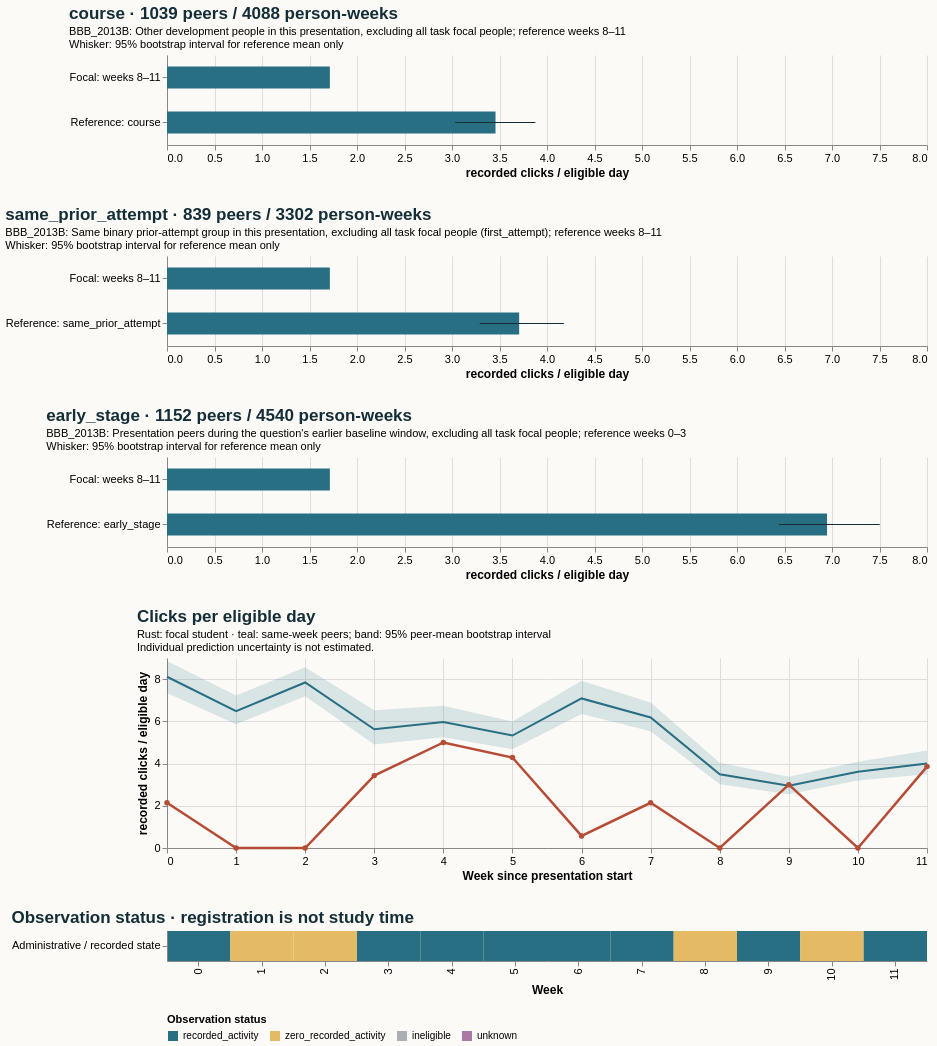

Write a Vega-Lite specification for this figure.
### Vega-Lite specification from a JSON file in a GitHub repository (floating-point values rounded to 4 significant figures)
{"$schema": "https://vega.github.io/schema/vega-lite/v5.20.1.json", "config": {"axis": {"labelFontSize": 11, "titleFontSize": 12}, "background": "#fbfaf7", "font": "sans-serif", "title": {"anchor": "start", "color": "#142e38", "fontSize": 17, "subtitleFontSize": 11}, "view": {"continuousHeight": 300, "continuousWidth": 300, "stroke": null}}, "datasets": {"data-29a53b1051da87e6fde55f6f5033cc2b": [{"hi": null, "lo": null, "series": "Focal: weeks 8–11", "value": 1.714}, {"hi": 3.878, "lo": 3.033, "series": "Reference: course", "value": 3.458}], "data-57c35530b742ebbbc72c6e134c78f055": [{"eligible_days": 7.0, "end_day": 6, "logging_completeness": "unknown", "observation_status": "recorded_activity", "row": "Administrative / recorded state", "score_status": "withheld_release_time_unknown", "start_day": 0, "value": 2.143, "week": 0}, {"eligible_days": 7.0, "end_day": 13, "logging_completeness": "unknown", "observation_status": "zero_recorded_activity", "row": "Administrative / recorded state", "score_status": "withheld_release_time_unknown", "start_day": 7, "value": 0.0, "week": 1}, {"eligible_days": 7.0, "end_day": 20, "logging_completeness": "unknown", "observation_status": "zero_recorded_activity", "row": "Administrative / recorded state", "score_status": "withheld_release_time_unknown", "start_day": 14, "value": 0.0, "week": 2}, {"eligible_days": 7.0, "end_day": 27, "logging_completeness": "unknown", "observation_status": "recorded_activity", "row": "Administrative / recorded state", "score_status": "withheld_release_time_unknown", "start_day": 21, "value": 3.429, "week": 3}, {"eligible_days": 7.0, "end_day": 34, "logging_completeness": "unknown", "observation_status": "recorded_activity", "row": "Administrative / recorded state", "score_status": "withheld_release_time_unknown", "start_day": 28, "value": 5.0, "week": 4}, {"eligible_days": 7.0, "end_day": 41, "logging_completeness": "unknown", "observation_status": "recorded_activity", "row": "Administrative / recorded state", "score_status": "withheld_release_time_unknown", "start_day": 35, "value": 4.286, "week": 5}, {"eligible_days": 7.0, "end_day": 48, "logging_completeness": "unknown", "observation_status": "recorded_activity", "row": "Administrative / recorded state", "score_status": "withheld_release_time_unknown", "start_day": 42, "value": 0.5714, "week": 6}, {"eligible_days": 7.0, "end_day": 55, "logging_completeness": "unknown", "observation_status": "recorded_activity", "row": "Administrative / recorded state", "score_status": "withheld_release_time_unknown", "start_day": 49, "value": 2.143, "week": 7}, {"eligible_days": 7.0, "end_day": 62, "logging_completeness": "unknown", "observation_status": "zero_recorded_activity", "row": "Administrative / recorded state", "score_status": "withheld_release_time_unknown", "start_day": 56, "value": 0.0, "week": 8}, {"eligible_days": 7.0, "end_day": 69, "logging_completeness": "unknown", "observation_status": "recorded_activity", "row": "Administrative / recorded state", "score_status": "withheld_release_time_unknown", "start_day": 63, "value": 3.0, "week": 9}, {"eligible_days": 7.0, "end_day": 76, "logging_completeness": "unknown", "observation_status": "zero_recorded_activity", "row": "Administrative / recorded state", "score_status": "withheld_release_time_unknown", "start_day": 70, "value": 0.0, "week": 10}, {"eligible_days": 7.0, "end_day": 83, "logging_completeness": "unknown", "observation_status": "recorded_activity", "row": "Administrative / recorded state", "score_status": "withheld_release_time_unknown", "start_day": 77, "value": 3.857, "week": 11}], "data-924b58c1f5999351d528d166a9e4647a": [{"end_day": 6, "focal_value": 2.143, "peer_ci_high": 8.853, "peer_ci_low": 7.347, "peer_mean": 8.112, "peer_observations": 1151, "peer_people": 1151, "reference": "course", "unit": "recorded clicks / eligible day", "week": 0}, {"end_day": 13, "focal_value": 0.0, "peer_ci_high": 7.22, "peer_ci_low": 5.868, "peer_mean": 6.478, "peer_observations": 1144, "peer_people": 1144, "reference": "course", "unit": "recorded clicks / eligible day", "week": 1}, {"end_day": 20, "focal_value": 0.0, "peer_ci_high": 8.565, "peer_ci_low": 7.185, "peer_mean": 7.84, "peer_observations": 1126, "peer_people": 1126, "reference": "course", "unit": "recorded clicks / eligible day", "week": 2}, {"end_day": 27, "focal_value": 3.429, "peer_ci_high": 6.52, "peer_ci_low": 4.898, "peer_mean": 5.624, "peer_observations": 1119, "peer_people": 1119, "reference": "course", "unit": "recorded clicks / eligible day", "week": 3}, {"end_day": 34, "focal_value": 5.0, "peer_ci_high": 6.743, "peer_ci_low": 5.251, "peer_mean": 5.963, "peer_observations": 1082, "peer_people": 1082, "reference": "course", "unit": "recorded clicks / eligible day", "week": 4}, {"end_day": 41, "focal_value": 4.286, "peer_ci_high": 5.989, "peer_ci_low": 4.679, "peer_mean": 5.327, "peer_observations": 1075, "peer_people": 1075, "reference": "course", "unit": "recorded clicks / eligible day", "week": 5}, {"end_day": 48, "focal_value": 0.5714, "peer_ci_high": 7.925, "peer_ci_low": 6.352, "peer_mean": 7.085, "peer_observations": 1065, "peer_people": 1065, "reference": "course", "unit": "recorded clicks / eligible day", "week": 6}, {"end_day": 55, "focal_value": 2.143, "peer_ci_high": 6.889, "peer_ci_low": 5.527, "peer_mean": 6.182, "peer_observations": 1049, "peer_people": 1049, "reference": "course", "unit": "recorded clicks / eligible day", "week": 7}, {"end_day": 62, "focal_value": 0.0, "peer_ci_high": 4.035, "peer_ci_low": 3.018, "peer_mean": 3.491, "peer_observations": 1039, "peer_people": 1039, "reference": "course", "unit": "recorded clicks / eligible day", "week": 8}, {"end_day": 69, "focal_value": 3.0, "peer_ci_high": 3.37, "peer_ci_low": 2.55, "peer_mean": 2.947, "peer_observations": 1022, "peer_people": 1022, "reference": "course", "unit": "recorded clicks / eligible day", "week": 9}, {"end_day": 76, "focal_value": 0.0, "peer_ci_high": 4.08, "peer_ci_low": 3.195, "peer_mean": 3.615, "peer_observations": 1016, "peer_people": 1016, "reference": "course", "unit": "recorded clicks / eligible day", "week": 10}, {"end_day": 83, "focal_value": 3.857, "peer_ci_high": 4.618, "peer_ci_low": 3.488, "peer_mean": 4.0, "peer_observations": 1011, "peer_people": 1011, "reference": "course", "unit": "recorded clicks / eligible day", "week": 11}], "data-a60acd6a565e9ae518cb52ae8bc731b4": [{"hi": null, "lo": null, "series": "Focal: weeks 8–11", "value": 1.714}, {"hi": 7.502, "lo": 6.443, "series": "Reference: early_stage", "value": 6.948}], "data-d816884fcad0fb1362fdfcf637fc7179": [{"hi": null, "lo": null, "series": "Focal: weeks 8–11", "value": 1.714}, {"hi": 4.178, "lo": 3.292, "series": "Reference: same_prior_attempt", "value": 3.707}]}, "resolve": {"scale": {"color": "independent"}}, "spacing": 28, "vconcat": [{"data": {"name": "data-29a53b1051da87e6fde55f6f5033cc2b"}, "height": 90, "layer": [{"encoding": {"x": {"field": "value", "scale": {"domain": [0, 7.877], "zero": true}, "title": "recorded clicks / eligible day", "type": "quantitative"}, "y": {"field": "series", "sort": null, "title": null, "type": "nominal"}}, "mark": {"color": "#286f83", "size": 22, "type": "bar"}}, {"encoding": {"x": {"field": "lo", "type": "quantitative"}, "x2": {"field": "hi"}, "y": {"field": "series", "sort": null, "title": null, "type": "nominal"}}, "mark": {"color": "#142e38", "type": "rule"}}], "title": {"subtitle": ["BBB_2013B: Other development people in this presentation, excluding all task focal people; reference weeks 8–11", "Whisker: 95% bootstrap interval for reference mean only"], "text": "course · 1039 peers / 4088 person-weeks"}, "width": 760}, {"data": {"name": "data-d816884fcad0fb1362fdfcf637fc7179"}, "height": 90, "layer": [{"encoding": {"x": {"field": "value", "scale": {"domain": [0, 7.877], "zero": true}, "title": "recorded clicks / eligible day", "type": "quantitative"}, "y": {"field": "series", "sort": null, "title": null, "type": "nominal"}}, "mark": {"color": "#286f83", "size": 22, "type": "bar"}}, {"encoding": {"x": {"field": "lo", "type": "quantitative"}, "x2": {"field": "hi"}, "y": {"field": "series", "sort": null, "title": null, "type": "nominal"}}, "mark": {"color": "#142e38", "type": "rule"}}], "title": {"subtitle": ["BBB_2013B: Same binary prior-attempt group in this presentation, excluding all task focal people (first_attempt); reference weeks 8–11", "Whisker: 95% bootstrap interval for reference mean only"], "text": "same_prior_attempt · 839 peers / 3302 person-weeks"}, "width": 760}, {"data": {"name": "data-a60acd6a565e9ae518cb52ae8bc731b4"}, "height": 90, "layer": [{"encoding": {"x": {"field": "value", "scale": {"domain": [0, 7.877], "zero": true}, "title": "recorded clicks / eligible day", "type": "quantitative"}, "y": {"field": "series", "sort": null, "title": null, "type": "nominal"}}, "mark": {"color": "#286f83", "size": 22, "type": "bar"}}, {"encoding": {"x": {"field": "lo", "type": "quantitative"}, "x2": {"field": "hi"}, "y": {"field": "series", "sort": null, "title": null, "type": "nominal"}}, "mark": {"color": "#142e38", "type": "rule"}}], "title": {"subtitle": ["BBB_2013B: Presentation peers during the question's earlier baseline window, excluding all task focal people; reference weeks 0–3", "Whisker: 95% bootstrap interval for reference mean only"], "text": "early_stage · 1152 peers / 4540 person-weeks"}, "width": 760}, {"data": {"name": "data-924b58c1f5999351d528d166a9e4647a"}, "height": 190, "layer": [{"encoding": {"x": {"axis": {"tickMinStep": 1}, "field": "week", "title": "Week since presentation start", "type": "quantitative"}, "y": {"field": "peer_ci_low", "scale": {"zero": true}, "title": "recorded clicks / eligible day", "type": "quantitative"}, "y2": {"field": "peer_ci_high"}}, "mark": {"color": "#286f83", "opacity": 0.16, "type": "area"}}, {"encoding": {"tooltip": [{"field": "week", "type": "quantitative"}, {"field": "peer_mean", "type": "quantitative"}, {"field": "peer_people", "type": "quantitative"}, {"field": "peer_observations", "type": "quantitative"}], "x": {"field": "week", "type": "quantitative"}, "y": {"field": "peer_mean", "type": "quantitative"}}, "mark": {"color": "#286f83", "strokeWidth": 2, "type": "line"}}, {"encoding": {"tooltip": [{"field": "week", "type": "quantitative"}, {"field": "focal_value", "type": "quantitative"}], "x": {"field": "week", "type": "quantitative"}, "y": {"field": "focal_value", "type": "quantitative"}}, "mark": {"color": "#b64c35", "point": {"color": "#b64c35"}, "strokeWidth": 2.5, "type": "line"}}], "title": {"subtitle": ["Rust: focal student · teal: same-week peers; band: 95% peer-mean bootstrap interval", "Individual prediction uncertainty is not estimated."], "text": "Clicks per eligible day"}, "width": 760}, {"data": {"name": "data-57c35530b742ebbbc72c6e134c78f055"}, "encoding": {"color": {"field": "observation_status", "legend": {"labelLimit": 260, "orient": "bottom"}, "scale": {"domain": ["recorded_activity", "zero_recorded_activity", "ineligible", "unknown"], "range": ["#286f83", "#e4bb64", "#aaaeb3", "#ac78a5"]}, "title": "Observation status", "type": "nominal"}, "tooltip": [{"field": "week", "type": "quantitative"}, {"field": "eligible_days", "type": "quantitative"}, {"field": "observation_status", "type": "nominal"}, {"field": "logging_completeness", "type": "nominal"}], "x": {"field": "week", "title": "Week", "type": "ordinal"}, "y": {"field": "row", "title": null, "type": "nominal"}}, "height": 30, "mark": {"type": "rect"}, "title": "Observation status · registration is not study time", "width": 760}]}
